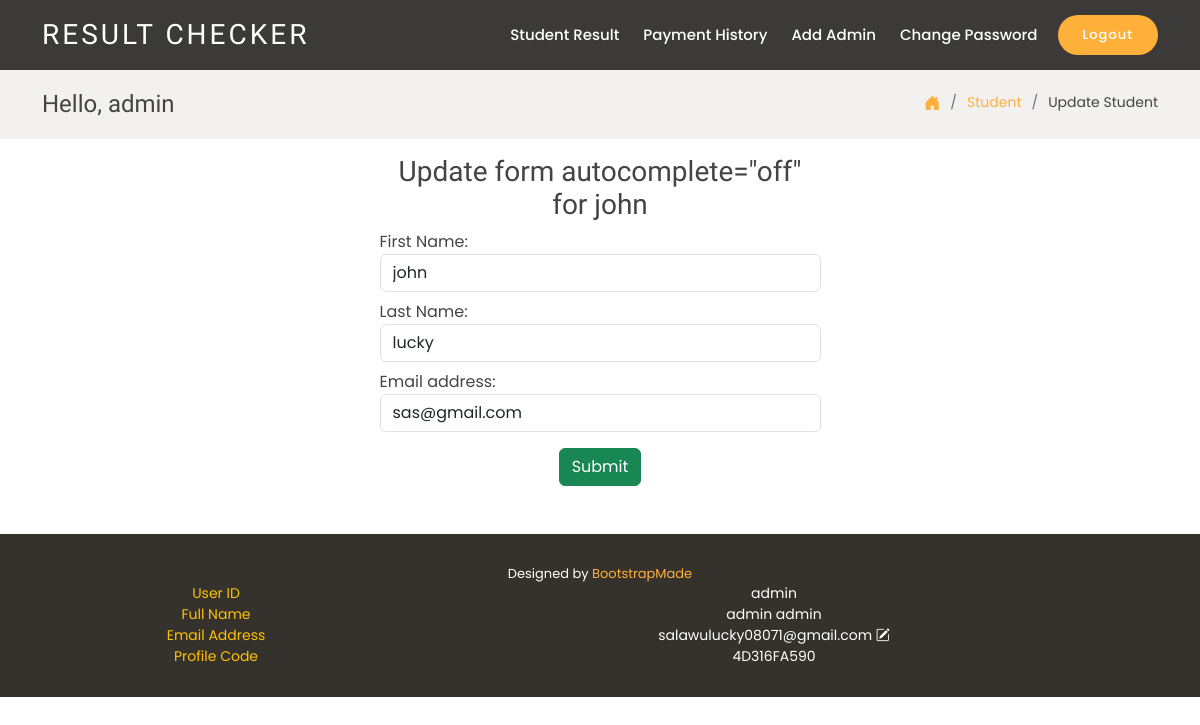
The page /updatestudent/3/ (signed in) on the database its author committed.
### users/models.py (models this page shows, shortened)
class User(AbstractUser):
    username = None
    userid = models.CharField(max_length=150, unique=True, null=True, blank=True)
    email=models.EmailField(max_length=150, null=True,blank=True)
    name=models.CharField(max_length=150, null=True,blank=True)
    duration=models.IntegerField(blank=True,null=True)
    profile_ID=models.CharField(max_length=11, null=True,blank=True)
    created_at = models.DateTimeField(auto_now_add=True,null=True)
    updated_at =  models.DateTimeField(auto_now=True,null=True)
    profile_pic=models.ImageField(default='profilepic.png',null=True,blank=True)
    active= models.BooleanField(default=True,blank=True)
    pass_change = models.BooleanField(default=False,blank=True)
    class Meta:
        ordering = ['-created_at']
        indexes = [
            models.Index(fields=['-created_at']),
        ]
    objects=UserManager( )
    USERNAME_FIELD ='userid'
    REQUIRED_FIELDS=[]

### administrator/decorators.py (the view)
    def wrapper_function(request, *args, **kwargs):
        group= None
        if request.user.groups.exists():
            group = request.user.groups.all()[0].name
        if group == 'student':
            return redirect('decline')
        else:
            return view_func(request, *args,**kwargs)

### administrator/forms.py
class UserChangeForm1(UserChangeForm):
    class Meta:
        model = User
        fields = ['last_name','first_name','email']

### administrator/views.py (called while the page is built, shortened)
@login_required(login_url='login')
@admin_only
def updatestudent(request, pk):
    stu=User.objects.get(id=pk)
    form = UserChangeForm1(instance=stu)
    context={'stu':stu,'form':form}
    return render(request, 'updatestudent.html',context)

### templates/updatestudent.html (shortened to what this page needs)
{% extends 'index.html' %}
{% load static %}
{% load widget_tweaks %}
{% block content %}
    <section class="breadcrumbs">
      <div class="container">
        <div class="d-flex justify-content-between align-items-center">
          <h2>{% if user.is_authenticated %} Hello, {{user.first_name}} {% endif %} {% if user.groups.all.0.name == 'student' %}<span>{{user.profile_ID}}</span>{% endif %}</h2>
          <ol>
            <li><a href="{% url 'dashboard' %}"><i style='font-size:16px;' class="bi bi-house-door-fill"></i></a></li>
            <li><a href="{% url 'student' %}">Student</a></li>
            <li>Update Student</li>
          </ol>
        </div>
      </div>
    </section>
    {% include 'msg.html' %}
    <div class="container mt-3 col-5">
        <form autocomplete="off" method="POST">
            <h3><center>Update form autocomplete="off" for {{stu.first_name}}</center></h3>
            <div class="form-group">
              <label for="first">First Name:</label>
              {% render_field form.first_name|attr:'required:true' type="text" id="first" class="form-control" placeholder="Enter First Name" %}
            </div>
            <div class="form-group mt-2">
                <label for="last">Last Name:</label>
                {% render_field form.last_name|attr:'required:true' type="text" id="last" class="form-control" placeholder="Enter Last Name" %}
              </div>
              <div class="form-group mt-2">
                <label for="email">Email address:</label>
                {% render_field form.email|attr:'required:true' type="email" id="email" class="form-control" placeholder="Enter Email Address" %}
              </div>
              <center>
            <button type="submit" class="btn btn-success  mt-3">Submit</button>
              </center>
          </form>
    </div>
    <br><br>
    {% endblock %}

### templates/index.html (shortened to what this page needs)
{% load static %}
<!DOCTYPE html>
<html lang="en">
<head>
  <link href="{% static 'assets/vendor/animate.css/animate.min.css' %}" rel="stylesheet">
  <link href="{% static 'assets/vendor/bootstrap/css/bootstrap.min.css' %}" rel="stylesheet">
  <link href="{% static 'assets/vendor/bootstrap-icons/bootstrap-icons.css' %}" rel="stylesheet">
  <link href="{% static 'assets/css/style.css' %}" rel="stylesheet">
</head>
<body>
  <header id="header" class="fixed-top d-flex align-items-center ">
    <div class="container-fluid container-xl d-flex align-items-center justify-content-between">
      <div class="logo me-auto">
        {% if user.is_authenticated %}
        <h1><a href="{% url 'dashboard' %}">RESULT CHECKER</a></h1>
      </div>
      {% else %}
      <h1><a href="#">RESULT CHECKER</a></h1>
      </div>
      {% endif %}
      <nav id="navbar" class="navbar order-last order-lg-0">
        <ul>
          {% if user.is_authenticated %}
          {% if user.groups.all.0.name == 'admin' %}
          <li><a class="nav-link scrollto "  href="{% url 'adminstudent' %}">Student Result</a></li>
          <li><a class="nav-link scrollto "  href="{% url 'transaction' %}">Payment History</a></li>
          <li><a class="nav-link scrollto "  " data-bs-toggle="modal" data-bs-target="#addadmin"  href="#">Add Admin</a></li>
          {% endif %}
          <li><a class="nav-link scrollto " data-bs-toggle="modal" data-bs-target="#changepassword"  href="#">Change Password</a></li>
          {% endif %}
        </ul>
      </nav>
      {% if user.is_authenticated %}
      <a data-bs-toggle="modal" data-bs-target="#logout"  href="#"  class="book-a-table-btn scrollto">Logout</a>
      {% else %}
      <a  href="{% url 'login' %}"  class="book-a-table-btn scrollto">Login</a>
      {% endif %}
    </div>
  </header>
  <main id="main">
{% block content %}
{% endblock content %}
  </main>
  <footer id="footer">
    <div class="container">
      <div class="credits">
        Designed by <a href="https://bootstrapmade.com/">BootstrapMade</a>
      </div>
      {% if user.is_authenticated %}
        <div class="row col-lg-12 col-sm-12">
          <div class="col-lg-4 col-sm-4  label text-warning ">User ID</div>
          <div class="col-lg-8 col-sm-4 ">{{user.userid}}</div>
        </div>
      <div class="row col-lg-12 col-sm-12">
        <div class="col-lg-4 col-sm-4 label label text-warning">Full Name</div>
        <div class="col-lg-8 col-sm-4 ">{{user.first_name}} {{user.last_name}}</div>
      </div>
      <div class="row col-lg-12 col-sm-12">
          <div class="col-lg-4 col-sm-4  label label text-warning">Email Address</div>
          <div class="col-lg-8 col-sm-4 ">{{user.email}} <i data-bs-toggle="modal" data-bs-target="#email" class='bi bi-pencil-square'></i></div>
        </div>
        <div class="row col-lg-12 col-sm-12">
          <div class="col-lg-4 col-sm-4  label label text-warning">Profile Code</div>
          <div class="col-lg-8 col-sm-4 ">{{user.profile_ID}}</div>
        </div>
        {% endif %}
    </div>
  </footer>
</body>
</html>

### static/assets/css/style.css (style rules this page uses)
body { font-family: "Poppins", sans-serif; color: #444444; }
a { text-decoration: none; color: #ffb03b; }
h1, h2, h3, h4, h5, h6 { font-family: "Satisfy", sans-serif; }
#header { height: 70px; z-index: 997; transition: all 0.5s; padding: 10px 0; background: rgba(26, 24, 22, 0.85); }
#header .logo h1 { font-size: 28px; margin: 0; line-height: 1; font-weight: 400; letter-spacing: 3px; }
#header .logo h1 a, #header .logo h1 a:hover { color: #fff; text-decoration: none; }
.book-a-table-btn { background: #ffb03b; color: #fff; border-radius: 50px; margin: 0 0 0 20px; padding: 10px 25px; font-size: 13px; font-weight: 500; letter-spacing: 1px; transition: 0.3s; white-space: nowrap; }
.navbar { padding: 0; }
.navbar ul { margin: 0; padding: 0; display: flex; list-style: none; align-items: center; }
.navbar li { position: relative; }
.navbar a, .navbar a:focus { display: flex; align-items: center; justify-content: space-between; padding: 10px 0 10px 24px; font-size: 15px; font-weight: 500; color: white; white-space: nowrap; transition: 0.3s; }
section { padding: 60px 0; }
.breadcrumbs { padding: 20px 0; background-color: #f2f1ef; min-height: 40px; margin-top: 70px; }
.breadcrumbs h2 { font-size: 24px; font-weight: 300; margin: 0; }
.breadcrumbs ol { display: flex; flex-wrap: wrap; list-style: none; padding: 0; margin: 0; font-size: 14px; }
.breadcrumbs ol li+li { padding-left: 10px; }
.breadcrumbs ol li+li::before { display: inline-block; padding-right: 10px; color: #6c757d; content: "/"; }
#footer { background: #35322d; color: #fff; font-size: 14px; text-align: center; padding: 30px 0; }
#footer .credits { font-size: 13px; }

### rows shown on the page
User: first_name "admin", userid "admin", last_name "admin", email "salawulucky08071@gmail.com", profile_ID "4D316FA590"
User: first_name "john", last_name "lucky", email "sas@gmail.com"
